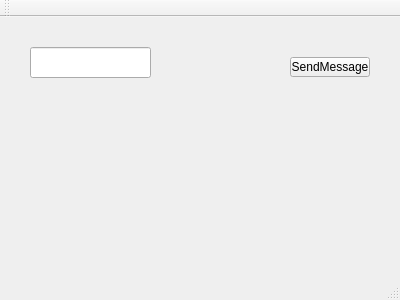
<?xml version="1.0" encoding="UTF-8"?>
<ui version="4.0">
 <class>MainWindow</class>
 <widget class="QMainWindow" name="MainWindow">
  <property name="geometry">
   <rect>
    <x>0</x>
    <y>0</y>
    <width>400</width>
    <height>300</height>
   </rect>
  </property>
  <property name="windowTitle">
   <string>MainWindow</string>
  </property>
  <widget class="QWidget" name="centralWidget">
   <widget class="QPushButton" name="pushButton">
    <property name="geometry">
     <rect>
      <x>290</x>
      <y>40</y>
      <width>80</width>
      <height>20</height>
     </rect>
    </property>
    <property name="text">
     <string>SendMessage</string>
    </property>
   </widget>
   <widget class="QLineEdit" name="lineEdit">
    <property name="geometry">
     <rect>
      <x>30</x>
      <y>30</y>
      <width>121</width>
      <height>31</height>
     </rect>
    </property>
   </widget>
  </widget>
  <widget class="QMenuBar" name="menuBar">
   <property name="geometry">
    <rect>
     <x>0</x>
     <y>0</y>
     <width>400</width>
     <height>21</height>
    </rect>
   </property>
  </widget>
  <widget class="QToolBar" name="mainToolBar">
   <attribute name="toolBarArea">
    <enum>TopToolBarArea</enum>
   </attribute>
   <attribute name="toolBarBreak">
    <bool>false</bool>
   </attribute>
  </widget>
  <widget class="QStatusBar" name="statusBar"/>
 </widget>
 <layoutdefault spacing="6" margin="11"/>
 <resources/>
 <connections/>
</ui>
